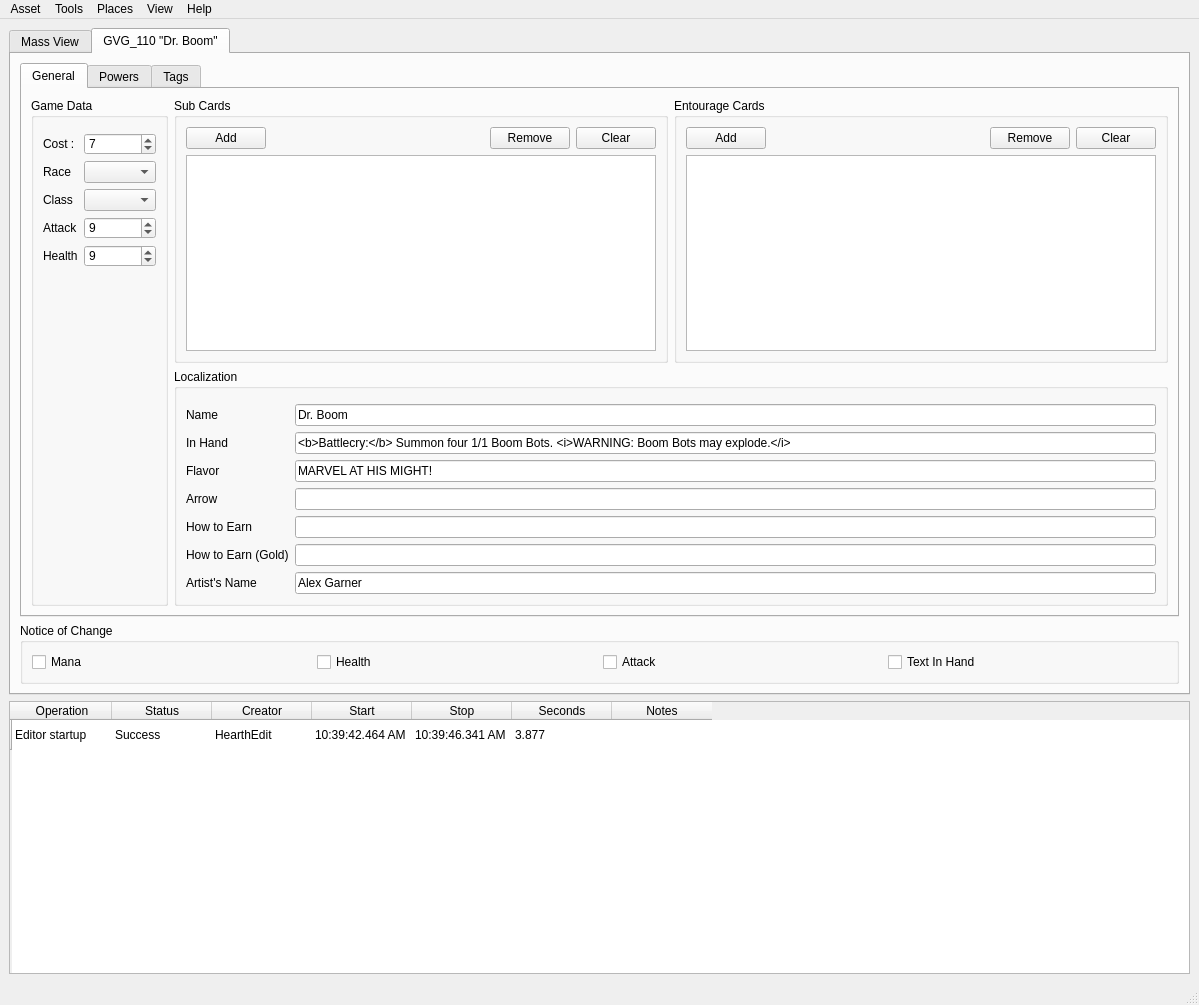
<?xml version="1.0" encoding="UTF-8"?>
<ui version="4.0">
 <class>MainWindow</class>
 <widget class="QMainWindow" name="MainWindow">
  <property name="geometry">
   <rect>
    <x>0</x>
    <y>0</y>
    <width>1199</width>
    <height>1005</height>
   </rect>
  </property>
  <property name="windowTitle">
   <string>HearthEdit - 2017/03B - 1480</string>
  </property>
  <widget class="QWidget" name="centralwidget">
   <layout class="QVBoxLayout" name="verticalLayout">
    <item>
     <widget class="QTabWidget" name="viewTabs">
      <property name="currentIndex">
       <number>1</number>
      </property>
      <widget class="QWidget" name="massViewTab">
       <attribute name="title">
        <string>Mass View</string>
       </attribute>
       <layout class="QVBoxLayout" name="verticalLayout_3">
        <item>
         <widget class="QToolBar" name="MassView">
          <property name="windowTitle">
           <string>toolBar</string>
          </property>
          <addaction name="actionCheck_Powers"/>
          <addaction name="actionForce_Publish"/>
          <addaction name="actionReload_All"/>
         </widget>
        </item>
        <item>
         <layout class="QVBoxLayout" name="massViewLayout">
          <item>
           <widget class="QTableWidget" name="massViewTable">
            <property name="showGrid">
             <bool>true</bool>
            </property>
            <row>
             <property name="text">
              <string/>
             </property>
            </row>
            <column>
             <property name="text">
              <string>CardID</string>
             </property>
            </column>
            <column>
             <property name="text">
              <string>CardName</string>
             </property>
            </column>
            <column>
             <property name="text">
              <string>C...</string>
             </property>
            </column>
            <column>
             <property name="text">
              <string>CardSet</string>
             </property>
            </column>
            <column>
             <property name="text">
              <string>Rarity</string>
             </property>
            </column>
            <column>
             <property name="text">
              <string>CardType</string>
             </property>
            </column>
            <column>
             <property name="text">
              <string>Cost</string>
             </property>
            </column>
            <column>
             <property name="text">
              <string>Atk</string>
             </property>
            </column>
            <column>
             <property name="text">
              <string>Health</string>
             </property>
            </column>
            <column>
             <property name="text">
              <string>Durability</string>
             </property>
            </column>
            <column>
             <property name="text">
              <string>Class</string>
             </property>
            </column>
            <column>
             <property name="text">
              <string>Elite</string>
             </property>
            </column>
            <column>
             <property name="text">
              <string>Race</string>
             </property>
            </column>
            <column>
             <property name="text">
              <string>CardTextInHand</string>
             </property>
            </column>
            <item row="0" column="0">
             <property name="text">
              <string>GVG_029</string>
             </property>
            </item>
            <item row="0" column="1">
             <property name="text">
              <string>Ancestor's Call</string>
             </property>
            </item>
            <item row="0" column="2">
             <property name="text">
              <string>1</string>
             </property>
            </item>
            <item row="0" column="3">
             <property name="text">
              <string>Goblins vs. Gnomes</string>
             </property>
            </item>
            <item row="0" column="4">
             <property name="text">
              <string>Epic</string>
             </property>
            </item>
            <item row="0" column="5">
             <property name="text">
              <string>Spell</string>
             </property>
            </item>
            <item row="0" column="6">
             <property name="text">
              <string>4</string>
             </property>
            </item>
            <item row="0" column="7">
             <property name="text">
              <string/>
             </property>
            </item>
            <item row="0" column="8">
             <property name="text">
              <string/>
             </property>
            </item>
            <item row="0" column="9">
             <property name="text">
              <string/>
             </property>
            </item>
            <item row="0" column="10">
             <property name="text">
              <string>Shaman</string>
             </property>
            </item>
            <item row="0" column="11">
             <property name="text">
              <string/>
             </property>
            </item>
            <item row="0" column="12">
             <property name="text">
              <string/>
             </property>
            </item>
            <item row="0" column="13">
             <property name="text">
              <string>Put a random minion from each player's hand into the battlefield.</string>
             </property>
            </item>
           </widget>
          </item>
         </layout>
        </item>
       </layout>
      </widget>
      <widget class="QWidget" name="tab">
       <attribute name="title">
        <string>GVG_110 &quot;Dr. Boom&quot;</string>
       </attribute>
       <layout class="QVBoxLayout" name="verticalLayout_4">
        <item>
         <layout class="QVBoxLayout" name="verticalLayout_2">
          <item>
           <widget class="QTabWidget" name="cardEditTabs">
            <property name="styleSheet">
             <string notr="true">#cardEditTabs::tab { height: 2em; width: 150px; }</string>
            </property>
            <property name="currentIndex">
             <number>0</number>
            </property>
            <widget class="QWidget" name="tab_2">
             <attribute name="title">
              <string>General</string>
             </attribute>
             <layout class="QGridLayout" name="gridLayout_2">
              <item row="0" column="1">
               <layout class="QHBoxLayout" name="horizontalLayout_10">
                <item>
                 <layout class="QVBoxLayout" name="verticalLayout_10">
                  <item>
                   <layout class="QGridLayout" name="gridLayout">
                    <item row="0" column="0">
                     <widget class="QGroupBox" name="groupBox_4">
                      <property name="title">
                       <string>Sub Cards</string>
                      </property>
                      <layout class="QGridLayout" name="gridLayout_4">
                       <item row="0" column="1">
                        <spacer name="horizontalSpacer_4">
                         <property name="orientation">
                          <enum>Qt::Horizontal</enum>
                         </property>
                         <property name="sizeHint" stdset="0">
                          <size>
                           <width>40</width>
                           <height>20</height>
                          </size>
                         </property>
                        </spacer>
                       </item>
                       <item row="0" column="3">
                        <widget class="QPushButton" name="pushButton_3">
                         <property name="text">
                          <string>Clear</string>
                         </property>
                        </widget>
                       </item>
                       <item row="0" column="2">
                        <widget class="QPushButton" name="pushButton_2">
                         <property name="text">
                          <string>Remove</string>
                         </property>
                        </widget>
                       </item>
                       <item row="0" column="0">
                        <widget class="QPushButton" name="pushButton">
                         <property name="text">
                          <string>Add</string>
                         </property>
                        </widget>
                       </item>
                       <item row="1" column="0" colspan="4">
                        <widget class="QListWidget" name="listWidget_2"/>
                       </item>
                      </layout>
                     </widget>
                    </item>
                    <item row="0" column="1">
                     <widget class="QGroupBox" name="groupBox_5">
                      <property name="title">
                       <string>Entourage Cards</string>
                      </property>
                      <layout class="QGridLayout" name="gridLayout_3">
                       <item row="0" column="2">
                        <widget class="QPushButton" name="pushButton_5">
                         <property name="text">
                          <string>Remove</string>
                         </property>
                        </widget>
                       </item>
                       <item row="0" column="3">
                        <widget class="QPushButton" name="pushButton_6">
                         <property name="text">
                          <string>Clear</string>
                         </property>
                        </widget>
                       </item>
                       <item row="0" column="0">
                        <widget class="QPushButton" name="pushButton_4">
                         <property name="text">
                          <string>Add</string>
                         </property>
                        </widget>
                       </item>
                       <item row="0" column="1">
                        <spacer name="horizontalSpacer_5">
                         <property name="orientation">
                          <enum>Qt::Horizontal</enum>
                         </property>
                         <property name="sizeHint" stdset="0">
                          <size>
                           <width>40</width>
                           <height>20</height>
                          </size>
                         </property>
                        </spacer>
                       </item>
                       <item row="1" column="0" colspan="4">
                        <widget class="QListWidget" name="listWidget_3"/>
                       </item>
                      </layout>
                     </widget>
                    </item>
                   </layout>
                  </item>
                  <item>
                   <widget class="QGroupBox" name="groupBox_3">
                    <property name="title">
                     <string>Localization</string>
                    </property>
                    <layout class="QFormLayout" name="formLayout_5">
                     <item row="0" column="0">
                      <layout class="QFormLayout" name="formLayout_4"/>
                     </item>
                     <item row="1" column="0">
                      <widget class="QLabel" name="nameLabel_2">
                       <property name="text">
                        <string>Name</string>
                       </property>
                      </widget>
                     </item>
                     <item row="1" column="1">
                      <widget class="QLineEdit" name="nameLineEdit_2">
                       <property name="text">
                        <string>Dr. Boom</string>
                       </property>
                      </widget>
                     </item>
                     <item row="2" column="0">
                      <widget class="QLabel" name="inHandLabel">
                       <property name="text">
                        <string>In Hand</string>
                       </property>
                      </widget>
                     </item>
                     <item row="2" column="1">
                      <widget class="QLineEdit" name="inHandLineEdit">
                       <property name="text">
                        <string>&lt;b&gt;Battlecry:&lt;/b&gt; Summon four 1/1 Boom Bots. &lt;i&gt;WARNING: Boom Bots may explode.&lt;/i&gt;</string>
                       </property>
                      </widget>
                     </item>
                     <item row="3" column="0">
                      <widget class="QLabel" name="flavorLabel">
                       <property name="text">
                        <string>Flavor</string>
                       </property>
                      </widget>
                     </item>
                     <item row="3" column="1">
                      <widget class="QLineEdit" name="flavorLineEdit">
                       <property name="text">
                        <string>MARVEL AT HIS MIGHT!</string>
                       </property>
                      </widget>
                     </item>
                     <item row="4" column="0">
                      <widget class="QLabel" name="arrowLabel">
                       <property name="text">
                        <string>Arrow</string>
                       </property>
                      </widget>
                     </item>
                     <item row="4" column="1">
                      <widget class="QLineEdit" name="arrowLineEdit"/>
                     </item>
                     <item row="5" column="0">
                      <widget class="QLabel" name="howToEarnLabel">
                       <property name="text">
                        <string>How to Earn</string>
                       </property>
                      </widget>
                     </item>
                     <item row="5" column="1">
                      <widget class="QLineEdit" name="howToEarnLineEdit"/>
                     </item>
                     <item row="6" column="0">
                      <widget class="QLabel" name="howToEarnGoldLabel">
                       <property name="text">
                        <string>How to Earn (Gold)</string>
                       </property>
                      </widget>
                     </item>
                     <item row="6" column="1">
                      <widget class="QLineEdit" name="howToEarnGoldLineEdit"/>
                     </item>
                     <item row="7" column="0">
                      <widget class="QLabel" name="artistSNameLabel">
                       <property name="text">
                        <string>Artist's Name</string>
                       </property>
                      </widget>
                     </item>
                     <item row="7" column="1">
                      <widget class="QLineEdit" name="artistSNameLineEdit">
                       <property name="text">
                        <string>Alex Garner</string>
                       </property>
                      </widget>
                     </item>
                    </layout>
                   </widget>
                  </item>
                 </layout>
                </item>
               </layout>
              </item>
              <item row="0" column="0">
               <widget class="QGroupBox" name="groupBox">
                <property name="title">
                 <string>Game Data</string>
                </property>
                <layout class="QFormLayout" name="formLayout_3">
                 <item row="0" column="0">
                  <layout class="QFormLayout" name="formLayout_2"/>
                 </item>
                 <item row="1" column="0">
                  <widget class="QLabel" name="costLabel">
                   <property name="text">
                    <string>Cost :</string>
                   </property>
                  </widget>
                 </item>
                 <item row="1" column="1">
                  <widget class="QSpinBox" name="costSpinBox">
                   <property name="value">
                    <number>7</number>
                   </property>
                  </widget>
                 </item>
                 <item row="2" column="0">
                  <widget class="QLabel" name="raceLabel">
                   <property name="text">
                    <string>Race</string>
                   </property>
                  </widget>
                 </item>
                 <item row="2" column="1">
                  <widget class="QComboBox" name="raceComboBox"/>
                 </item>
                 <item row="3" column="0">
                  <widget class="QLabel" name="classLabel">
                   <property name="text">
                    <string>Class</string>
                   </property>
                  </widget>
                 </item>
                 <item row="3" column="1">
                  <widget class="QComboBox" name="classComboBox"/>
                 </item>
                 <item row="4" column="0">
                  <widget class="QLabel" name="attackLabel">
                   <property name="text">
                    <string>Attack</string>
                   </property>
                  </widget>
                 </item>
                 <item row="4" column="1">
                  <widget class="QSpinBox" name="attackSpinBox">
                   <property name="value">
                    <number>9</number>
                   </property>
                  </widget>
                 </item>
                 <item row="5" column="0">
                  <widget class="QLabel" name="healthLabel">
                   <property name="text">
                    <string>Health</string>
                   </property>
                  </widget>
                 </item>
                 <item row="5" column="1">
                  <widget class="QSpinBox" name="healthSpinBox">
                   <property name="value">
                    <number>9</number>
                   </property>
                  </widget>
                 </item>
                </layout>
               </widget>
              </item>
             </layout>
            </widget>
            <widget class="QWidget" name="tab_4">
             <attribute name="title">
              <string>Powers</string>
             </attribute>
             <layout class="QHBoxLayout" name="horizontalLayout_2">
              <item>
               <layout class="QHBoxLayout" name="horizontalLayout">
                <item>
                 <widget class="QListWidget" name="listWidget">
                  <property name="sizePolicy">
                   <sizepolicy hsizetype="Preferred" vsizetype="Expanding">
                    <horstretch>0</horstretch>
                    <verstretch>0</verstretch>
                   </sizepolicy>
                  </property>
                  <item>
                   <property name="text">
                    <string>[Action] Power#1</string>
                   </property>
                  </item>
                 </widget>
                </item>
                <item>
                 <layout class="QVBoxLayout" name="verticalLayout_5">
                  <item>
                   <widget class="QTabWidget" name="tabWidget_2">
                    <property name="currentIndex">
                     <number>2</number>
                    </property>
                    <widget class="QWidget" name="tab_7">
                     <attribute name="title">
                      <string>Power Variables</string>
                     </attribute>
                    </widget>
                    <widget class="QWidget" name="tab_8">
                     <attribute name="title">
                      <string>Play Requirements</string>
                     </attribute>
                    </widget>
                    <widget class="QWidget" name="tab_5">
                     <attribute name="title">
                      <string>START Script</string>
                     </attribute>
                     <layout class="QVBoxLayout" name="verticalLayout_7">
                      <item>
                       <widget class="QWidget" name="horizontalWidget_2" native="true">
                        <property name="sizePolicy">
                         <sizepolicy hsizetype="Preferred" vsizetype="Fixed">
                          <horstretch>0</horstretch>
                          <verstretch>0</verstretch>
                         </sizepolicy>
                        </property>
                        <layout class="QHBoxLayout" name="horizontalLayout_7">
                         <property name="sizeConstraint">
                          <enum>QLayout::SetDefaultConstraint</enum>
                         </property>
                         <item>
                          <layout class="QFormLayout" name="formLayout">
                           <item row="0" column="0">
                            <widget class="QLabel" name="nameLabel">
                             <property name="text">
                              <string>Name:</string>
                             </property>
                            </widget>
                           </item>
                           <item row="0" column="1">
                            <widget class="QLineEdit" name="nameLineEdit">
                             <property name="text">
                              <string>Power#1</string>
                             </property>
                            </widget>
                           </item>
                           <item row="1" column="0">
                            <widget class="QLabel" name="keywordLabel">
                             <property name="text">
                              <string>Keyword:</string>
                             </property>
                            </widget>
                           </item>
                           <item row="1" column="1">
                            <widget class="QComboBox" name="keywordComboBox">
                             <item>
                              <property name="text">
                               <string>Battlecry</string>
                              </property>
                             </item>
                            </widget>
                           </item>
                           <item row="2" column="0">
                            <widget class="QLabel" name="priorityLabel">
                             <property name="text">
                              <string>Priority:</string>
                             </property>
                            </widget>
                           </item>
                           <item row="2" column="1">
                            <layout class="QHBoxLayout" name="horizontalLayout_4">
                             <item>
                              <widget class="QLineEdit" name="priorityLineEdit">
                               <property name="sizePolicy">
                                <sizepolicy hsizetype="Fixed" vsizetype="Fixed">
                                 <horstretch>0</horstretch>
                                 <verstretch>0</verstretch>
                                </sizepolicy>
                               </property>
                               <property name="text">
                                <string>50</string>
                               </property>
                              </widget>
                             </item>
                             <item>
                              <spacer name="horizontalSpacer">
                               <property name="orientation">
                                <enum>Qt::Horizontal</enum>
                               </property>
                               <property name="sizeHint" stdset="0">
                                <size>
                                 <width>40</width>
                                 <height>20</height>
                                </size>
                               </property>
                              </spacer>
                             </item>
                             <item>
                              <widget class="QLabel" name="label">
                               <property name="sizePolicy">
                                <sizepolicy hsizetype="Fixed" vsizetype="Preferred">
                                 <horstretch>0</horstretch>
                                 <verstretch>0</verstretch>
                                </sizepolicy>
                               </property>
                               <property name="text">
                                <string>Action Power</string>
                               </property>
                              </widget>
                             </item>
                            </layout>
                           </item>
                          </layout>
                         </item>
                         <item>
                          <widget class="QLabel" name="label_2">
                           <property name="text">
                            <string>ID ####</string>
                           </property>
                           <property name="alignment">
                            <set>Qt::AlignLeading|Qt::AlignLeft|Qt::AlignTop</set>
                           </property>
                          </widget>
                         </item>
                         <item>
                          <spacer name="horizontalSpacer_2">
                           <property name="orientation">
                            <enum>Qt::Horizontal</enum>
                           </property>
                           <property name="sizeHint" stdset="0">
                            <size>
                             <width>40</width>
                             <height>20</height>
                            </size>
                           </property>
                          </spacer>
                         </item>
                         <item>
                          <layout class="QVBoxLayout" name="verticalLayout_8">
                           <item>
                            <widget class="QCheckBox" name="checkBox">
                             <property name="text">
                              <string>Is Master Power?</string>
                             </property>
                            </widget>
                           </item>
                           <item>
                            <spacer name="verticalSpacer">
                             <property name="orientation">
                              <enum>Qt::Vertical</enum>
                             </property>
                             <property name="sizeHint" stdset="0">
                              <size>
                               <width>20</width>
                               <height>40</height>
                              </size>
                             </property>
                            </spacer>
                           </item>
                          </layout>
                         </item>
                         <item>
                          <spacer name="horizontalSpacer_3">
                           <property name="orientation">
                            <enum>Qt::Horizontal</enum>
                           </property>
                           <property name="sizeHint" stdset="0">
                            <size>
                             <width>40</width>
                             <height>20</height>
                            </size>
                           </property>
                          </spacer>
                         </item>
                         <item>
                          <widget class="QLabel" name="label_3">
                           <property name="text">
                            <string>Notes:</string>
                           </property>
                           <property name="alignment">
                            <set>Qt::AlignLeading|Qt::AlignLeft|Qt::AlignTop</set>
                           </property>
                          </widget>
                         </item>
                         <item>
                          <widget class="QTextEdit" name="textEdit_2">
                           <property name="sizePolicy">
                            <sizepolicy hsizetype="Expanding" vsizetype="Ignored">
                             <horstretch>0</horstretch>
                             <verstretch>0</verstretch>
                            </sizepolicy>
                           </property>
                          </widget>
                         </item>
                        </layout>
                       </widget>
                      </item>
                      <item>
                       <layout class="QVBoxLayout" name="verticalLayout_6">
                        <item>
                         <widget class="QTabWidget" name="tabWidget_3">
                          <property name="tabPosition">
                           <enum>QTabWidget::East</enum>
                          </property>
                          <property name="currentIndex">
                           <number>0</number>
                          </property>
                          <widget class="QWidget" name="tab_11">
                           <attribute name="title">
                            <string>Script</string>
                           </attribute>
                           <layout class="QVBoxLayout" name="verticalLayout_9">
                            <item>
                             <widget class="QTextEdit" name="textEdit">
                              <property name="sizePolicy">
                               <sizepolicy hsizetype="Expanding" vsizetype="Expanding">
                                <horstretch>0</horstretch>
                                <verstretch>0</verstretch>
                               </sizepolicy>
                              </property>
                              <property name="html">
                               <string>&lt;!DOCTYPE HTML PUBLIC &quot;-//W3C//DTD HTML 4.0//EN&quot; &quot;http://www.w3.org/TR/REC-html40/strict.dtd&quot;&gt;
&lt;html&gt;&lt;head&gt;&lt;meta name=&quot;qrichtext&quot; content=&quot;1&quot; /&gt;&lt;style type=&quot;text/css&quot;&gt;
p, li { white-space: pre-wrap; }
&lt;/style&gt;&lt;/head&gt;&lt;body style=&quot; font-family:'Droid Sans'; font-size:12pt; font-weight:400; font-style:normal;&quot;&gt;
&lt;p style=&quot; margin-top:0px; margin-bottom:0px; margin-left:0px; margin-right:0px; -qt-block-indent:0; text-indent:0px;&quot;&gt;Do &lt;a href=&quot;#&quot;&gt;&lt;span style=&quot; text-decoration: underline; color:#0000ff;&quot;&gt;[2]&lt;/span&gt;&lt;/a&gt; Times:&lt;/p&gt;
&lt;p style=&quot; margin-top:0px; margin-bottom:0px; margin-left:0px; margin-right:0px; -qt-block-indent:0; text-indent:0px;&quot;&gt;  &lt;a href=&quot;#&quot;&gt;&lt;span style=&quot; text-decoration: underline; color:#0000ff;&quot;&gt;[boombot]&lt;/span&gt;&lt;/a&gt; = &lt;a href=&quot;#&quot;&gt;&lt;span style=&quot; text-decoration: underline; color:#0000ff;&quot;&gt;[Create new [Boom Bot (GVG_110t)] [ToTheRight]]&lt;/span&gt;&lt;/a&gt;&lt;/p&gt;
&lt;p style=&quot; margin-top:0px; margin-bottom:0px; margin-left:0px; margin-right:0px; -qt-block-indent:0; text-indent:0px;&quot;&gt;  Send metadata &lt;a href=&quot;#&quot;&gt;&lt;span style=&quot; text-decoration: underline; color:#0000ff;&quot;&gt;[0]&lt;/span&gt;&lt;/a&gt; to client for &lt;a href=&quot;#&quot;&gt;&lt;span style=&quot; text-decoration: underline; color:#0000ff;&quot;&gt;[boombot]&lt;/span&gt;&lt;/a&gt;&lt;/p&gt;
&lt;p style=&quot; margin-top:0px; margin-bottom:0px; margin-left:0px; margin-right:0px; -qt-block-indent:0; text-indent:0px;&quot;&gt;  &lt;a href=&quot;#&quot;&gt;&lt;span style=&quot; text-decoration: underline; color:#0000ff;&quot;&gt;[boombot]&lt;/span&gt;&lt;/a&gt; = &lt;a href=&quot;#&quot;&gt;&lt;span style=&quot; text-decoration: underline; color:#0000ff;&quot;&gt;[Create new [Boom Bot (GVG_110t)] [ToTheLeft]]&lt;/span&gt;&lt;/a&gt;&lt;/p&gt;
&lt;p style=&quot; margin-top:0px; margin-bottom:0px; margin-left:0px; margin-right:0px; -qt-block-indent:0; text-indent:0px;&quot;&gt;  Send metadata &lt;a href=&quot;#&quot;&gt;&lt;span style=&quot; text-decoration: underline; color:#0000ff;&quot;&gt;[0]&lt;/span&gt;&lt;/a&gt; to client for &lt;a href=&quot;#&quot;&gt;&lt;span style=&quot; text-decoration: underline; color:#0000ff;&quot;&gt;[boombot]&lt;/span&gt;&lt;/a&gt;&lt;/p&gt;
&lt;p style=&quot; margin-top:0px; margin-bottom:0px; margin-left:0px; margin-right:0px; -qt-block-indent:0; text-indent:0px;&quot;&gt;  &lt;span style=&quot; color:#c5c5c5;&quot;&gt;&amp;lt;end&amp;gt;&lt;/span&gt;&lt;/p&gt;
&lt;p style=&quot; margin-top:0px; margin-bottom:0px; margin-left:0px; margin-right:0px; -qt-block-indent:0; text-indent:0px;&quot;&gt;&lt;span style=&quot; color:#c5c5c5;&quot;&gt;&amp;lt;end of script&amp;gt;&lt;/span&gt;&lt;/p&gt;&lt;/body&gt;&lt;/html&gt;</string>
                              </property>
                             </widget>
                            </item>
                           </layout>
                          </widget>
                          <widget class="QWidget" name="tab_12">
                           <attribute name="title">
                            <string>Script Variables</string>
                           </attribute>
                          </widget>
                         </widget>
                        </item>
                       </layout>
                      </item>
                     </layout>
                    </widget>
                    <widget class="QWidget" name="tab_6">
                     <attribute name="title">
                      <string>UPDATE Script</string>
                     </attribute>
                    </widget>
                    <widget class="QWidget" name="tab_9">
                     <attribute name="title">
                      <string>END Script</string>
                     </attribute>
                    </widget>
                    <widget class="QWidget" name="tab_10">
                     <attribute name="title">
                      <string>End Triggers</string>
                     </attribute>
                    </widget>
                   </widget>
                  </item>
                 </layout>
                </item>
               </layout>
              </item>
             </layout>
            </widget>
            <widget class="QWidget" name="tab_3">
             <attribute name="title">
              <string>Tags</string>
             </attribute>
            </widget>
           </widget>
          </item>
         </layout>
        </item>
        <item>
         <widget class="QGroupBox" name="groupBox_2">
          <property name="title">
           <string>Notice of Change</string>
          </property>
          <layout class="QHBoxLayout" name="horizontalLayout_9">
           <item>
            <layout class="QHBoxLayout" name="horizontalLayout_8">
             <item>
              <widget class="QCheckBox" name="checkBox_4">
               <property name="text">
                <string>Mana</string>
               </property>
              </widget>
             </item>
             <item>
              <widget class="QCheckBox" name="checkBox_3">
               <property name="text">
                <string>Health</string>
               </property>
              </widget>
             </item>
             <item>
              <widget class="QCheckBox" name="checkBox_5">
               <property name="text">
                <string>Attack</string>
               </property>
              </widget>
             </item>
             <item>
              <widget class="QCheckBox" name="checkBox_2">
               <property name="text">
                <string>Text In Hand</string>
               </property>
              </widget>
             </item>
            </layout>
           </item>
          </layout>
         </widget>
        </item>
       </layout>
      </widget>
     </widget>
    </item>
    <item>
     <widget class="QTableWidget" name="tableWidget">
      <property name="maximumSize">
       <size>
        <width>16777215</width>
        <height>300</height>
       </size>
      </property>
      <property name="focusPolicy">
       <enum>Qt::StrongFocus</enum>
      </property>
      <property name="showGrid">
       <bool>false</bool>
      </property>
      <property name="sortingEnabled">
       <bool>false</bool>
      </property>
      <property name="cornerButtonEnabled">
       <bool>true</bool>
      </property>
      <row>
       <property name="text">
        <string/>
       </property>
      </row>
      <column>
       <property name="text">
        <string>Operation</string>
       </property>
      </column>
      <column>
       <property name="text">
        <string>Status</string>
       </property>
      </column>
      <column>
       <property name="text">
        <string>Creator</string>
       </property>
      </column>
      <column>
       <property name="text">
        <string>Start</string>
       </property>
      </column>
      <column>
       <property name="text">
        <string>Stop</string>
       </property>
      </column>
      <column>
       <property name="text">
        <string>Seconds</string>
       </property>
      </column>
      <column>
       <property name="text">
        <string>Notes</string>
       </property>
      </column>
      <item row="0" column="0">
       <property name="text">
        <string>Editor startup</string>
       </property>
      </item>
      <item row="0" column="1">
       <property name="text">
        <string>Success</string>
       </property>
       <property name="foreground">
        <brush brushstyle="NoBrush">
         <color alpha="255">
          <red>42</red>
          <green>127</green>
          <blue>0</blue>
         </color>
        </brush>
       </property>
      </item>
      <item row="0" column="2">
       <property name="text">
        <string>HearthEdit</string>
       </property>
      </item>
      <item row="0" column="3">
       <property name="text">
        <string>10:39:42.464 AM</string>
       </property>
      </item>
      <item row="0" column="4">
       <property name="text">
        <string>10:39:46.341 AM</string>
       </property>
      </item>
      <item row="0" column="5">
       <property name="text">
        <string>3.877</string>
       </property>
      </item>
      <item row="0" column="6">
       <property name="text">
        <string/>
       </property>
      </item>
     </widget>
    </item>
   </layout>
  </widget>
  <widget class="QMenuBar" name="menubar">
   <property name="geometry">
    <rect>
     <x>0</x>
     <y>0</y>
     <width>1199</width>
     <height>26</height>
    </rect>
   </property>
   <widget class="QMenu" name="menuAsset">
    <property name="title">
     <string>Asset</string>
    </property>
   </widget>
   <widget class="QMenu" name="menuTools">
    <property name="title">
     <string>Tools</string>
    </property>
   </widget>
   <widget class="QMenu" name="menuPlaces">
    <property name="title">
     <string>Places</string>
    </property>
   </widget>
   <widget class="QMenu" name="menuView">
    <property name="title">
     <string>View</string>
    </property>
   </widget>
   <widget class="QMenu" name="menuHelp">
    <property name="title">
     <string>Help</string>
    </property>
   </widget>
   <addaction name="menuAsset"/>
   <addaction name="menuTools"/>
   <addaction name="menuPlaces"/>
   <addaction name="menuView"/>
   <addaction name="menuHelp"/>
  </widget>
  <widget class="QStatusBar" name="statusbar"/>
  <action name="actionCheck_Powers">
   <property name="text">
    <string>Check Powers</string>
   </property>
  </action>
  <action name="actionForce_Publish">
   <property name="text">
    <string>Force Publish</string>
   </property>
  </action>
  <action name="actionReload_All">
   <property name="text">
    <string>Reload All</string>
   </property>
  </action>
  <action name="actionEdit">
   <property name="text">
    <string>Edit</string>
   </property>
  </action>
  <action name="actionNew_Card">
   <property name="text">
    <string>New Card</string>
   </property>
  </action>
  <action name="actionDuplicate">
   <property name="text">
    <string>Duplicate</string>
   </property>
  </action>
  <action name="actionCopy">
   <property name="text">
    <string>Copy...</string>
   </property>
  </action>
  <action name="actionOpen">
   <property name="text">
    <string>Open...</string>
   </property>
  </action>
  <action name="actionOpen_in_Explorer">
   <property name="text">
    <string>Open in Explorer</string>
   </property>
  </action>
  <action name="actionDelete">
   <property name="text">
    <string>Delete</string>
   </property>
  </action>
 </widget>
 <resources/>
 <connections/>
</ui>
